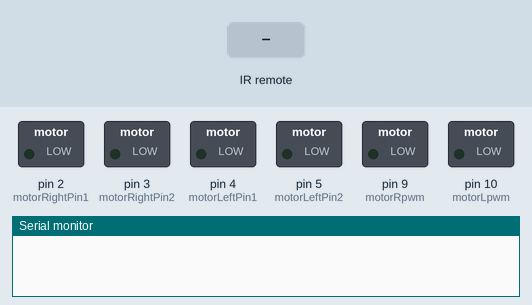
Recording of a sketch running on a simulated Arduino Uno, built with avr-gcc and run on an emulated ATmega328P. Shown: switched loads named in the sketch (green lamp = pin HIGH), the last lines printed to the serial monitor. The test bench sets the inputs (shaded band).

Above: at 1.2 s.
1.3 s: infrared code 0xE718FF00 received
At 2.2 s:
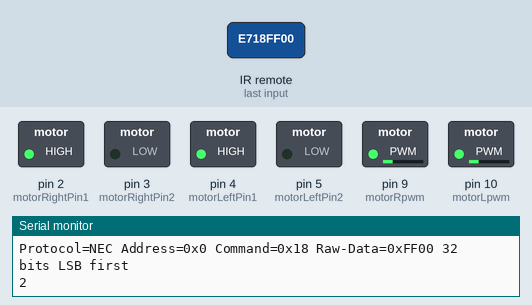
2.8 s: infrared code 0xAD52FF00 received
At 3.4 s:
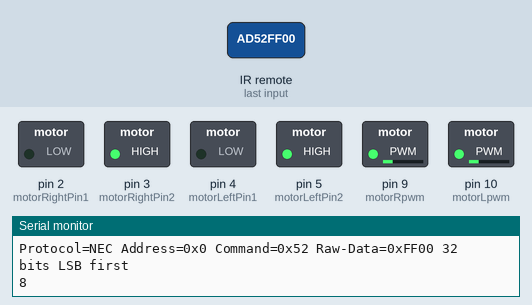
4.3 s: infrared code 0xF708FF00 received
At 5.5 s:
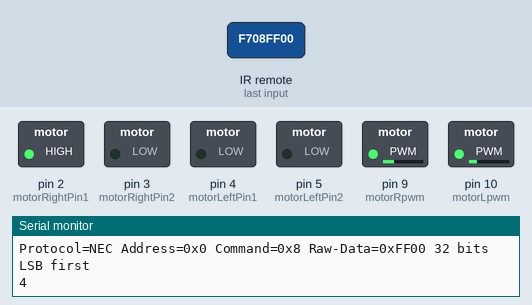
5.8 s: infrared code 0xA55AFF00 received
At 6.8 s:
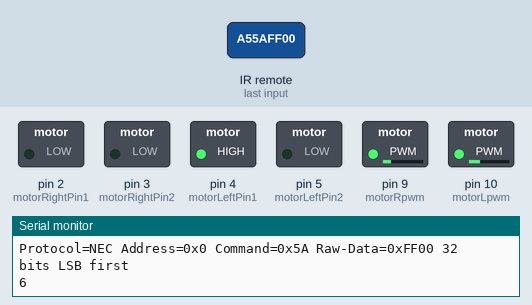
Timing chart, 0 to 8.3 s (numbered marks = the images above; inputs shaded):
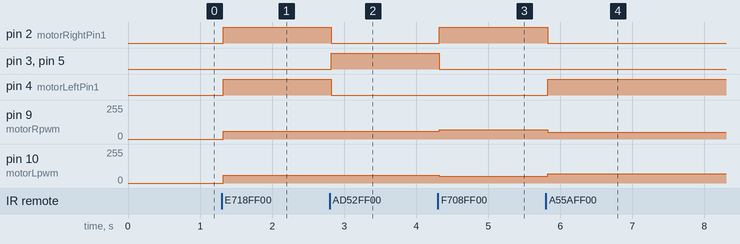

Measured:
- after the input at 1.3 s, pin 2 (motorRightPin1), pin 4 (motorLeftPin1): LOW → HIGH at once; pin 9 (motorRpwm), pin 10 (motorLpwm): 0/255 → 60/255 at once
- after the input at 2.8 s, pin 2 (motorRightPin1), pin 4 (motorLeftPin1): HIGH → LOW at once; pin 3 (motorRightPin2), pin 5 (motorLeftPin2): LOW → HIGH at once
- after the input at 4.3 s, pin 2 (motorRightPin1): LOW → HIGH at once; pin 3 (motorRightPin2), pin 5 (motorLeftPin2): HIGH → LOW at once; pin 9 (motorRpwm): 60/255 → 70/255 at once; pin 10 (motorLpwm): 60/255 → 50/255 at once
- after the input at 5.8 s, pin 2 (motorRightPin1): HIGH → LOW at once; pin 4 (motorLeftPin1): LOW → HIGH at once; pin 9 (motorRpwm): 70/255 → 50/255 at once; pin 10 (motorLpwm): 50/255 → 70/255 at once

The sketch:

selfDrivingCar.ino
```cpp
#include<IRremote.hpp>

const int irRemotePin = 8; // the irRemote receiver pin
int motorLpwm = 10;
int motorRpwm = 9;
int motorSpeed = 60;
int turn = 10;

int motorRightPin1 = 2;
int motorRightPin2 = 3;
int motorLeftPin1 = 4;
int motorLeftPin2 = 5;

void setup() {
  Serial.begin(9600);
  pinMode(motorRightPin1, OUTPUT);
  pinMode(motorRightPin2, OUTPUT);
  pinMode(motorLeftPin1, OUTPUT);
  pinMode(motorLeftPin2, OUTPUT);
  IrReceiver.begin(irRemotePin, ENABLE_LED_FEEDBACK); // start IR receiver

}

void loop() {
  // check if IR signal is recieverd
 if (IrReceiver.decode()){
  Serial.println(IrReceiver.decodedIRData.decodedRawData, HEX); //print received IR data
  IrReceiver.printIRResultShort(&Serial); // print a IR result summary

  executeCommand(IrReceiver.decodedIRData.decodedRawData);
  IrReceiver.resume(); // prepare IR for the next command
 }
}

void executeCommand(unsigned long command) {
  switch (command) {
        case 0xE718FF00: Serial.println("2"); moveForward(); break;  // Move forward
        case 0xAD52FF00: Serial.println("8"); moveBackward(); break; // Move backward
        case 0xF708FF00: Serial.println("4"); turnLeft(); break;     // Turn left
        case 0xA55AFF00: Serial.println("6"); turnRight(); break;    // Turn right
        case 0xE31CFF00: Serial.println("5"); carStop(); break;      // Stop the car
        default: break;
    }
}


void moveForward(){

  digitalWrite(motorRightPin1, HIGH);
  digitalWrite(motorRightPin2, LOW);
  analogWrite(motorLpwm, motorSpeed);

  digitalWrite(motorLeftPin1, HIGH);
  digitalWrite(motorLeftPin2, LOW);
  analogWrite(motorRpwm, motorSpeed);

 // setMotorState(HIGH, LOW, LOW, HIGH);
}

void moveBackward(){
 digitalWrite(motorRightPin1, LOW);
 digitalWrite(motorRightPin2, HIGH);
 analogWrite(motorLpwm, motorSpeed);

 digitalWrite(motorLeftPin1, LOW);
 digitalWrite(motorLeftPin2, HIGH);
 analogWrite(motorRpwm, motorSpeed);
  //setMotorState(LOW, HIGH, HIGH, LOW);
}

void turnLeft(){
 digitalWrite(motorRightPin1, HIGH);
 digitalWrite(motorRightPin2, LOW);
 analogWrite(motorLpwm, motorSpeed-turn);

 digitalWrite(motorLeftPin1, LOW);
 digitalWrite(motorLeftPin2, LOW);
 analogWrite(motorRpwm, motorSpeed+turn);
  //setMotorState(LOW, HIGH, LOW, LOW);
}

void turnRight(){
  digitalWrite(motorRightPin1, LOW);
  digitalWrite(motorRightPin2, LOW);
  analogWrite(motorLpwm, motorSpeed+turn);

  digitalWrite(motorLeftPin1, HIGH);
  digitalWrite(motorLeftPin2, LOW);
  analogWrite(motorRpwm, motorSpeed-turn);
  //setMotorState(LOW, LOW, LOW, HIGH);
}


void carStop(){
  digitalWrite(motorRightPin1, LOW);
  digitalWrite(motorRightPin2, LOW);
  analogWrite(motorLpwm, 0);

  digitalWrite(motorLeftPin1, LOW);
  digitalWrite(motorLeftPin2, LOW);
  analogWrite(motorRpwm, 0);
 // setMotorState(LOW, LOW, LOW, LOW);
}
```
